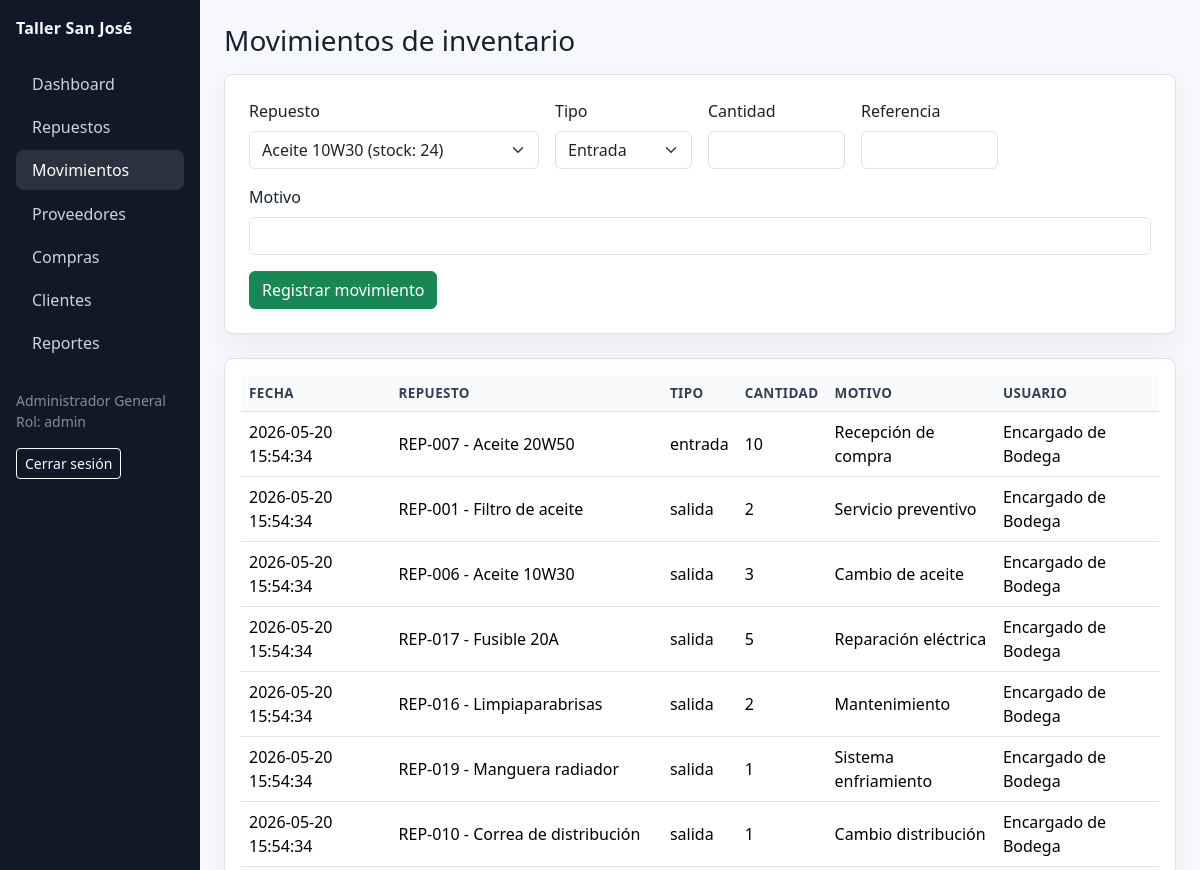
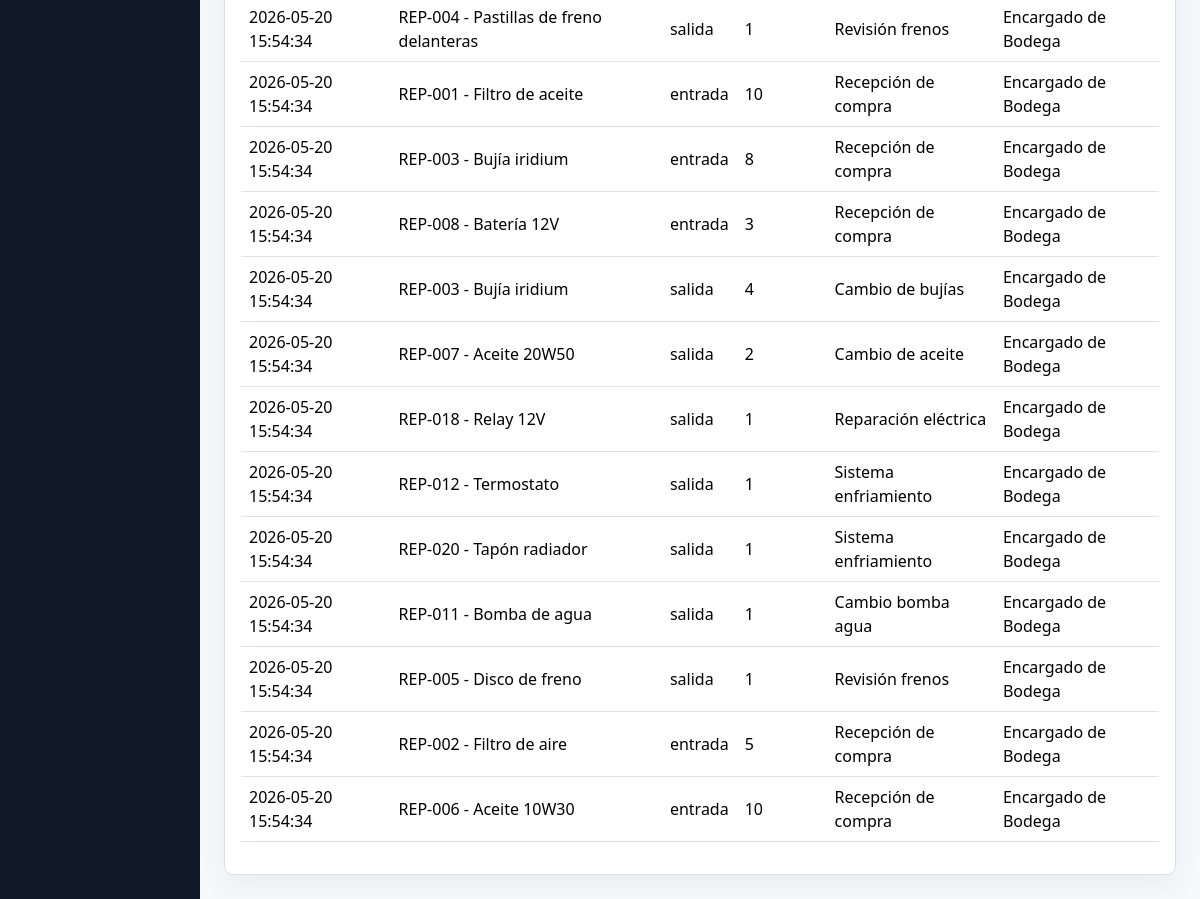
The app's page /?r=movimientos (signed in) with its own data (2 pictures, top to bottom).
### tables this page shows
CREATE TABLE movimientos_inventario (
  id_movimiento INT AUTO_INCREMENT PRIMARY KEY,
  id_repuesto INT NOT NULL,
  id_usuario INT NOT NULL,
  tipo_movimiento ENUM('entrada','salida') NOT NULL,
  cantidad INT NOT NULL,
  motivo VARCHAR(180) NOT NULL,
  referencia VARCHAR(120),
  fecha_movimiento TIMESTAMP DEFAULT CURRENT_TIMESTAMP,
  FOREIGN KEY (id_repuesto) REFERENCES repuestos(id_repuesto),
  FOREIGN KEY (id_usuario) REFERENCES usuarios(id_usuario)
);

CREATE TABLE repuestos (
  id_repuesto INT AUTO_INCREMENT PRIMARY KEY,
  codigo VARCHAR(40) NOT NULL UNIQUE,
  numero_parte VARCHAR(80),
  nombre VARCHAR(140) NOT NULL,
  descripcion TEXT,
  marca VARCHAR(80),
  ubicacion VARCHAR(80),
  precio_referencia DECIMAL(10,2) NOT NULL DEFAULT 0,
  stock_actual INT NOT NULL DEFAULT 0,
  stock_minimo INT NOT NULL DEFAULT 0,
  estado TINYINT(1) NOT NULL DEFAULT 1
);

CREATE TABLE usuarios (
  id_usuario INT AUTO_INCREMENT PRIMARY KEY,
  nombre VARCHAR(120) NOT NULL,
  correo VARCHAR(120) NOT NULL UNIQUE,
  password_hash VARCHAR(255) NOT NULL,
  rol ENUM('admin','bodega','recepcion','propietario') NOT NULL,
  estado TINYINT(1) NOT NULL DEFAULT 1,
  creado_en TIMESTAMP DEFAULT CURRENT_TIMESTAMP
);

### public/index.php (the view, shortened to what this page needs)
<?php
function db(): PDO
{
    static $pdo = null;
    if ($pdo instanceof PDO) {
        return $pdo;
    }
    $config = require __DIR__ . '/../config/database.php';
    $dsn = sprintf(
        'mysql:host=%s;port=%s;dbname=%s;charset=%s',
        $config['host'],
        $config['port'],
        $config['database'],
        $config['charset']
    );
    $pdo = new PDO($dsn, $config['username'], $config['password'], [
        PDO::ATTR_ERRMODE => PDO::ERRMODE_EXCEPTION,
        PDO::ATTR_DEFAULT_FETCH_MODE => PDO::FETCH_ASSOC,
        PDO::ATTR_EMULATE_PREPARES => false,
    ]);
    return $pdo;
}
function h(?string $value): string
{
    return htmlspecialchars((string)$value, ENT_QUOTES, 'UTF-8');
}
function route(): string
{
    return $_GET['r'] ?? 'dashboard';
}
function current_user(): ?array
{
    return $_SESSION['user'] ?? null;
}
function query(string $sql, array $params = []): PDOStatement
{
    $stmt = db()->prepare($sql);
    $stmt->execute($params);
    return $stmt;
}
function layout(string $title, callable $content): void
{
    $user = current_user();
    $active = route();
    $nav = [
        'dashboard' => 'Dashboard',
        'repuestos' => 'Repuestos',
        'movimientos' => 'Movimientos',
        'proveedores' => 'Proveedores',
        'compras' => 'Compras',
        'clientes' => 'Clientes',
        'reportes' => 'Reportes',
    ];
    ?>
    <!doctype html>
    <html lang="es">
    <head>
        <link href="https://cdn.jsdelivr.net/npm/bootstrap@5.3.3/dist/css/bootstrap.min.css" rel="stylesheet">
        <link href="assets/css/app.css" rel="stylesheet">
    </head>
    <body>
    <?php if ($user): ?>
        <div class="container-fluid app-shell">
            <div class="row">
                <aside class="col-md-2 sidebar p-3 no-print">
                    <div class="brand mb-4">Taller San José</div>
                    <nav class="nav flex-column">
                        <?php foreach ($nav as $key => $label): ?>
                            <a class="nav-link <?= str_starts_with($active, $key) ? 'active' : '' ?>" href="?r=<?= h($key) ?>"><?= h($label) ?></a>
                        <?php endforeach; ?>
                    </nav>
                    <div class="mt-4 small text-white-50">
                        <?= h($user['nombre']) ?><br>
                        Rol: <?= h($user['rol']) ?>
                    </div>
                    <a class="btn btn-sm btn-outline-light mt-3" href="?r=logout">Cerrar sesión</a>
                </aside>
                <main class="col-md-10 p-4">
                    <?php $content(); ?>
                </main>
            </div>
        </div>
    <?php else: ?>
        <?php $content(); ?>
    <?php endif; ?>
    </body>
    </html>
    <?php
}
        ?>
        <?php
function movimientos_page(): void
{
    $repuestos = query('SELECT id_repuesto, codigo, nombre, stock_actual FROM repuestos WHERE estado = 1 ORDER BY nombre')->fetchAll();
    $rows = query(
        "SELECT m.*, r.nombre repuesto, r.codigo, u.nombre usuario
         FROM movimientos_inventario m
         JOIN repuestos r ON r.id_repuesto = m.id_repuesto
         JOIN usuarios u ON u.id_usuario = m.id_usuario
         ORDER BY m.fecha_movimiento DESC LIMIT 50"
    )->fetchAll();
    layout('Movimientos', function () use ($repuestos, $rows) {
        ?>
        <h1 class="h3 mb-3">Movimientos de inventario</h1>
        <div class="content-card p-4 mb-4 no-print">
            <form method="post" class="row g-3">
                <div class="col-md-4"><label class="form-label">Repuesto</label><select class="form-select" name="id_repuesto" required><?php foreach ($repuestos as $r): ?><option value="<?= (int)$r['id_repuesto'] ?>"><?= h($r['nombre']) ?> (stock: <?= (int)$r['stock_actual'] ?>)</option><?php endforeach; ?></select></div>
                <div class="col-md-2"><label class="form-label">Tipo</label><select class="form-select" name="tipo_movimiento"><option value="entrada">Entrada</option><option value="salida">Salida</option></select></div>
                <div class="col-md-2"><label class="form-label">Cantidad</label><input class="form-control" type="number" min="1" name="cantidad" required></div>
                <div class="col-md-2"><label class="form-label">Referencia</label><input class="form-control" name="referencia"></div>
                <div class="col-md-12"><label class="form-label">Motivo</label><input class="form-control" name="motivo" required></div>
                <div class="col-12"><button class="btn btn-success">Registrar movimiento</button></div>
            </form>
        </div>
        <div class="content-card p-3 table-responsive">
            <table class="table align-middle">
                <thead><tr><th>Fecha</th><th>Repuesto</th><th>Tipo</th><th>Cantidad</th><th>Motivo</th><th>Usuario</th></tr></thead>
                <tbody>
                <?php foreach ($rows as $row): ?>
                    <tr><td><?= h($row['fecha_movimiento']) ?></td><td><?= h($row['codigo'] . ' - ' . $row['repuesto']) ?></td><td><?= h($row['tipo_movimiento']) ?></td><td><?= (int)$row['cantidad'] ?></td><td><?= h($row['motivo']) ?></td><td><?= h($row['usuario']) ?></td></tr>
                <?php endforeach; ?>
                </tbody>
            </table>
        </div>
        <?php
    });
}
            ?>
    <?php
try {
    match (route()) {
        'login' => login_page(),
        'logout' => (session_destroy() || true) ? redirect('login') : null,
        'dashboard' => dashboard_page(),
        'repuestos' => repuestos_page(),
        'repuestos_form' => repuestos_form_page(),
        'movimientos' => movimientos_page(),
        'proveedores' => generic_crud('proveedores'),
        'clientes' => generic_crud('clientes'),
        'vehiculos' => vehiculos_page(),
        'compras' => compras_page(),
        'reportes' => reportes_page(),
        default => redirect('dashboard'),
    };
} catch (PDOException $e) {
    http_response_code(500);
    echo '<h1>Error de base de datos</h1>';
    echo '<p>Revise config/database.php y confirme que MySQL esté activo y que database/schema.sql haya sido importado.</p>';
}

### public/assets/css/app.css (style rules this page uses)
:root { --ink: #18212f; --muted: #667085; --line: #d9e0ea; --paper: #f6f8fb; --brand: #0f766e; --brand-dark: #115e59; --danger-soft: #fff1f2; --warning-soft: #fffbeb; }
body { background: var(--paper); color: var(--ink); }
.app-shell { min-height: 100vh; }
.sidebar { background: #111827; min-height: 100vh; }
.sidebar .brand { color: #f8fafc; font-weight: 700; letter-spacing: .01em; }
.sidebar .nav-link { color: #cbd5e1; border-radius: .45rem; margin-bottom: .2rem; }
.sidebar .nav-link:hover, .sidebar .nav-link.active { color: #ffffff; background: rgba(255,255,255,.11); }
.content-card { background: #ffffff; border: 1px solid var(--line); border-radius: .55rem; box-shadow: 0 12px 28px rgba(15, 23, 42, .05); }
.table thead th { color: #344054; font-size: .84rem; text-transform: uppercase; letter-spacing: .03em; background: #f8fafc; }

### records on screen
movimientos_inventario: fecha_movimiento "2026-05-20 15:54:34", id_repuesto.nombre "REP-007 - Aceite 20W50", tipo_movimiento "entrada", cantidad "10", motivo "Recepción de compra", id_usuario.nombre "Encargado de Bodega"
movimientos_inventario: fecha_movimiento "2026-05-20 15:54:34", id_repuesto.nombre "REP-001 - Filtro de aceite", tipo_movimiento "salida", cantidad "2", motivo "Servicio preventivo", id_usuario.nombre "Encargado de Bodega"
movimientos_inventario: fecha_movimiento "2026-05-20 15:54:34", id_repuesto.nombre "REP-006 - Aceite 10W30", tipo_movimiento "salida", cantidad "3", motivo "Cambio de aceite", id_usuario.nombre "Encargado de Bodega"
movimientos_inventario: fecha_movimiento "2026-05-20 15:54:34", id_repuesto.nombre "REP-017 - Fusible 20A", tipo_movimiento "salida", cantidad "5", motivo "Reparación eléctrica", id_usuario.nombre "Encargado de Bodega"
movimientos_inventario: fecha_movimiento "2026-05-20 15:54:34", id_repuesto.nombre "REP-016 - Limpiaparabrisas", tipo_movimiento "salida", cantidad "2", motivo "Mantenimiento", id_usuario.nombre "Encargado de Bodega"
movimientos_inventario: fecha_movimiento "2026-05-20 15:54:34", id_repuesto.nombre "REP-019 - Manguera radiador", tipo_movimiento "salida", cantidad "1", motivo "Sistema enfriamiento", id_usuario.nombre "Encargado de Bodega"
movimientos_inventario: fecha_movimiento "2026-05-20 15:54:34", id_repuesto.nombre "REP-010 - Correa de distribución", tipo_movimiento "salida", cantidad "1", motivo "Cambio distribución", id_usuario.nombre "Encargado de Bodega"
movimientos_inventario: fecha_movimiento "2026-05-20 15:54:34", id_repuesto.nombre "REP-004 - Pastillas de freno delanteras", tipo_movimiento "salida", cantidad "1", motivo "Revisión frenos", id_usuario.nombre "Encargado de Bodega"
movimientos_inventario: fecha_movimiento "2026-05-20 15:54:34", id_repuesto.nombre "REP-001 - Filtro de aceite", tipo_movimiento "entrada", cantidad "10", motivo "Recepción de compra", id_usuario.nombre "Encargado de Bodega"
movimientos_inventario: fecha_movimiento "2026-05-20 15:54:34", id_repuesto.nombre "REP-003 - Bujía iridium", tipo_movimiento "entrada", cantidad "8", motivo "Recepción de compra", id_usuario.nombre "Encargado de Bodega"
movimientos_inventario: fecha_movimiento "2026-05-20 15:54:34", id_repuesto.nombre "REP-008 - Batería 12V", tipo_movimiento "entrada", cantidad "3", motivo "Recepción de compra", id_usuario.nombre "Encargado de Bodega"
movimientos_inventario: fecha_movimiento "2026-05-20 15:54:34", id_repuesto.nombre "REP-003 - Bujía iridium", tipo_movimiento "salida", cantidad "4", motivo "Cambio de bujías", id_usuario.nombre "Encargado de Bodega"
movimientos_inventario: fecha_movimiento "2026-05-20 15:54:34", id_repuesto.nombre "REP-007 - Aceite 20W50", tipo_movimiento "salida", cantidad "2", motivo "Cambio de aceite", id_usuario.nombre "Encargado de Bodega"
movimientos_inventario: fecha_movimiento "2026-05-20 15:54:34", id_repuesto.nombre "REP-018 - Relay 12V", tipo_movimiento "salida", cantidad "1", motivo "Reparación eléctrica", id_usuario.nombre "Encargado de Bodega"
movimientos_inventario: fecha_movimiento "2026-05-20 15:54:34", id_repuesto.nombre "REP-012 - Termostato", tipo_movimiento "salida", cantidad "1", motivo "Sistema enfriamiento", id_usuario.nombre "Encargado de Bodega"
movimientos_inventario: fecha_movimiento "2026-05-20 15:54:34", id_repuesto.nombre "REP-020 - Tapón radiador", tipo_movimiento "salida", cantidad "1", motivo "Sistema enfriamiento", id_usuario.nombre "Encargado de Bodega"
movimientos_inventario: fecha_movimiento "2026-05-20 15:54:34", id_repuesto.nombre "REP-011 - Bomba de agua", tipo_movimiento "salida", cantidad "1", motivo "Cambio bomba agua", id_usuario.nombre "Encargado de Bodega"
movimientos_inventario: fecha_movimiento "2026-05-20 15:54:34", id_repuesto.nombre "REP-005 - Disco de freno", tipo_movimiento "salida", cantidad "1", motivo "Revisión frenos", id_usuario.nombre "Encargado de Bodega"
movimientos_inventario: fecha_movimiento "2026-05-20 15:54:34", id_repuesto.nombre "REP-002 - Filtro de aire", tipo_movimiento "entrada", cantidad "5", motivo "Recepción de compra", id_usuario.nombre "Encargado de Bodega"
movimientos_inventario: fecha_movimiento "2026-05-20 15:54:34", id_repuesto.nombre "REP-006 - Aceite 10W30", tipo_movimiento "entrada", cantidad "10", motivo "Recepción de compra", id_usuario.nombre "Encargado de Bodega"

### other values on screen
$label "Dashboard"
$label "Repuestos"
$label "Movimientos"
$label "Proveedores"
$label "Compras"
$label "Clientes"
$label "Reportes"
$user['nombre'] "Administrador General"
$user['rol'] "admin"
form field id_repuesto "Aceite 10W30 (stock: 24)"
